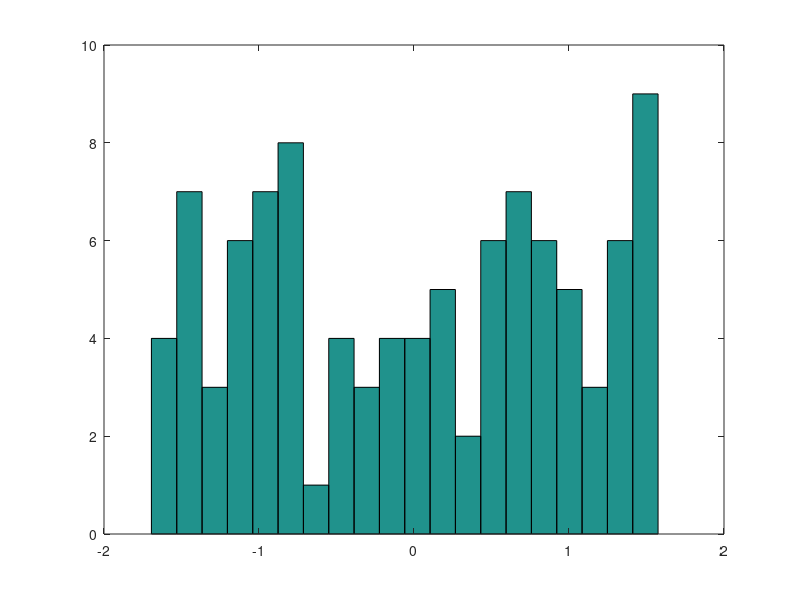

Here is the MATLAB script that generated this plot:
x = rand( 3, 1 )                % vytvori vektor nahodnych cisel o velikosti 3
X = rand( 3 )                   % vytvori matici nahodnych cisel o rozmerech 3x3

x = rand( 100, 1 );             % vytvori vektor nahodnych cisel o velikosti 100

x_prumer = mean(x)              % urci prumernou hodnotu vektoru x
x_prumer = std(x)               % urci standardni odchulku velktoru x

x = ( x-mean( x ) )/std( x );   % pomocny vypocet, normovani dat

pocetSloupcu = 20;
hist(x, pocetSloupcu);          % vytvori histogram dat x, argument @pocetSloupcu
                                % udava, do kolika sloupcu budou data rozdelena
                                % POZNMKA: ve smyslu popisek se s histogramem naklada
                                %          stejne, jako s klasickym plotem

print -dpng hist.png            % ulozi obrazek grafu (posledniho plotu) ve formatu
                                % png s nazvem hist.png


min(x)
median(x)


%%% Prikazy zakladni statistiky

%min	    % Minimum elements of an array
%mink	    % Find k smallest elements of array
%max	    % Maximum elements of an array
%maxk	    % Find k largest elements of array
%bounds	    % Minimum and maximum values of an array
%topkrows	% Top rows in sorted order
%mean	    % Average or mean value of array
%median	    % Median value of array
%mode	    % Most frequent values in array
%std	    % Standard deviation
%var	    % Variance
%rms	    % Root-mean-square value

%%FIND

x = [3, 4, 8, 9, 13, 45, 16, 18, 16, 3, 4, 5, 78 ,3, 2, 6];

polohy_cisla_tri = find(x == 3)


size(polohy_cisla_tri)

for i = 1:size(polohy_cisla_tri)(2)
  x( polohy_cisla_tri( i ) )
end

polohy_cisel_mensich_nez_deset = find(x < 10)
polohy_cisel_vetsichRovnych_nez_deset = find(x >= 10)

polohy_sudych_cisel = find( rem(x , 2) == 0 )

for i = 1:size(polohy_sudych_cisel)(2)
  x( polohy_sudych_cisel( i ) )
end

polohy_lichych_ciesel = find( rem(x , 2) != 0 )

for i = 1:size(polohy_sudych_cisel)(2)
  x( polohy_sudych_cisel( i ) )
end

X = zeros(3)
X( 1, 1 ) = 4;
X( 3, 1 ) = 7;
X( 2, 2 ) = 2;
X( 1, 3 ) = 4;

X

nenulove_prvky_matice_X = find(X)


